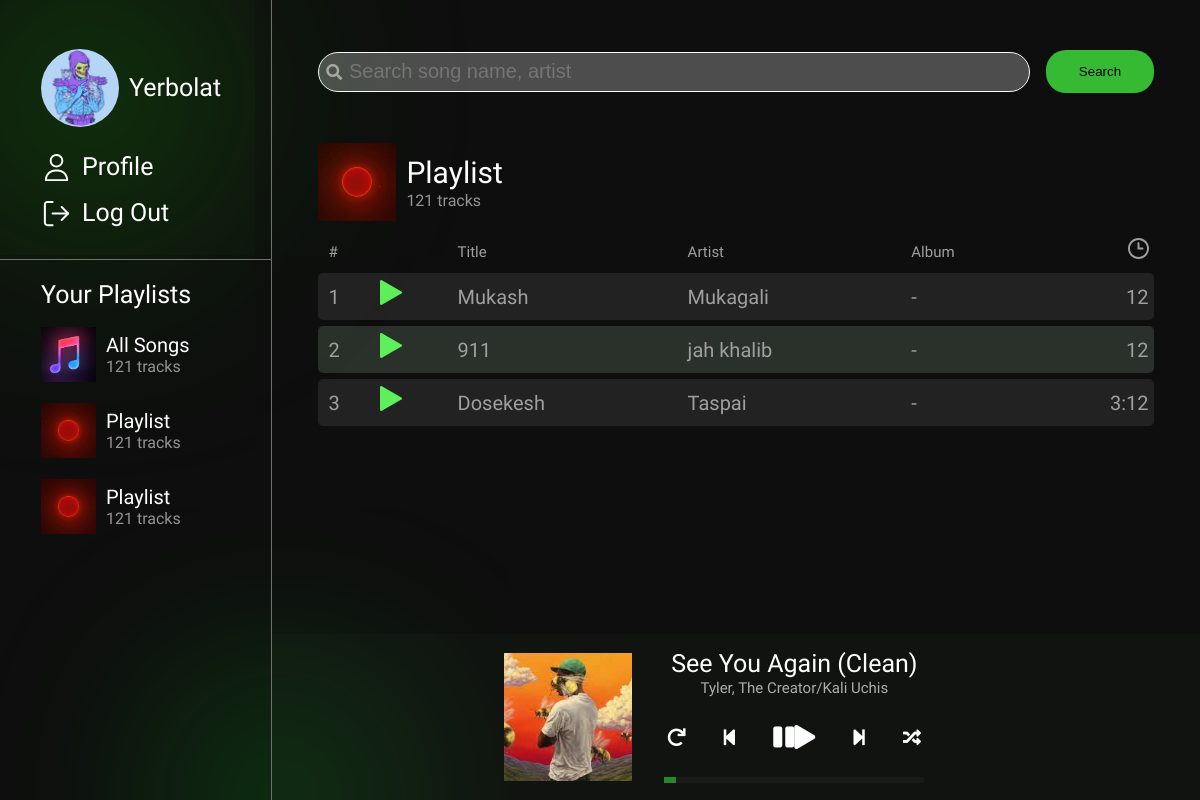
The page / on the database its author committed.
### tyndama/models.py (models this page shows, shortened)
class Music(models.Model):
    song_id = models.AutoField(primary_key=True)
    name = models.CharField(max_length=255)
    singer = models.CharField(max_length=255)
    tags = models.CharField(max_length=255)
    image = models.ImageField(upload_to='images_1')
    song = models.FileField(upload_to='images_1')
    album = models.CharField(max_length=255, default="-")
    time = models.CharField(max_length=50)

### tyndama/views.py (the view)
# urls.py: 2. Add a URL to urlpatterns:  path('', views.home, name='home')
def home(request):
    music = Music.objects.all()
    return render(request, 'tyndama/home.html', {'music' : music})

### templates/tyndama/home.html (shortened to what this page needs)
<!doctype html>
{% load static %}
<html lang="en">
<head>
    <link rel="stylesheet" href="{% static 'tyndama/css/styles.css' %}">
    <link rel="stylesheet" href="https://cdnjs.cloudflare.com/ajax/libs/font-awesome/5.15.2/css/all.min.css"
/>
</head>
<body>
<div class="nav">
    <div class="info">
        <div class="profile-info">
            <div class="avatar" style="background-image: url('{% static 'tyndama/img/g9DlTPEgG_s.jpg' %}');"></div>
            <h4 class="name">Yerbolat</h4>
        </div>
        <div class="buttons">
            <a href="">
                <img src="{% static 'tyndama/img/profile.svg' %}" alt="">
                <span>Profile</span>
            </a>
            <a href="">
                <img src="{% static 'tyndama/img/logout.svg' %}" alt="">
                <span>Log Out</span>
            </a>
        </div>
    </div>
    <div class="playlists">
        <h4>Your Playlists</h4>
        <div class="playlist">
            <div class="img-wrapper" style="background-image: url('{% static 'tyndama/img/img.png' %}')"></div>
            <div class="playlist-info">
                <p class="title">All Songs</p>
                <p class="num-of-tracks">121 tracks</p>
            </div>
        </div>
        <div class="playlist">
            <div class="img-wrapper" style="background-image: url('{% static 'tyndama/img/PKQqPbaUp6s.jpg' %}')"></div>
            <div class="playlist-info">
                <p class="title">Playlist</p>
                <p class="num-of-tracks">121 tracks</p>
            </div>
        </div>
        <div class="playlist">
            <div class="img-wrapper" style="background-image: url('{% static 'tyndama/img/PKQqPbaUp6s.jpg' %}')"></div>
            <div class="playlist-info">
                <p class="title">Playlist</p>
                <p class="num-of-tracks">121 tracks</p>
            </div>
        </div>
    </div>
</div>
<div class="content">
    <div class="top-block">
        <div class="search">
            <form>
                <input type="search" class="search-input" placeholder="Search song name, artist"
                       aria-label="search vault">
                <i class="fas fa-search search-icon" aria-hidden="true"></i>
                <button type="submit" class="search-button">Search</button>
            </form>
        </div>
        <div class="curr-playlist">
            <div class="img-wrapper big"
                 style="background-image: url('{% static 'tyndama/img/PKQqPbaUp6s.jpg' %}')"></div>
            <div class="playlist-info mr">
                <p class="big-title">Playlist</p>
                <p class="big-num-of-tracks">121 tracks</p>
            </div>
        </div>
    </div>
    <div class="mid-block">
        <table id="playlist" class="no-select">
            <thead>
            <th>#</th>
            <th></th>
            <th>Title</th>
            <th>Artist</th>
            <th>Album</th>
            <th>
                <img src="{% static 'tyndama/img/clock.svg' %}" alt="time">
            </th>
            </thead>
            <tbody>
            {% for i in music %}
                <tr>
                    <td>{{ i.song_id }}</td>
                    <td><img src="{% static 'tyndama/img/play.svg' %}" alt=""></td>
                    <td>{{ i.name }}</td>
                    <td>{{ i.singer }}</td>
                    <td>{{ i.album }}</td>
                    <td>{{ i.time }}</td>
                </tr>
            {% endfor %}
            </tbody>
        </table>
    </div>
    <div class="bottom-block">
        <div class="player">
            <div class="album-image" style="background-image: url('{% static 'tyndama/img/img_1.png' %}')"></div>
            <div class="control-panel">
                <p class="player-title">
                    See You Again (Clean)
                </p>
                <p class="artist">
                    Tyler, The Creator/Kali Uchis
                </p>
                <div class="control">
                    <div class="btn btn-repeat">
                        <i class="fas fa-redo"></i>
                    </div>
                    <div class="btn btn-prev">
                        <i class="fas fa-step-backward"></i>
                    </div>
                    <div class="btn btn-toggle-play">
                        <i class="fas fa-pause icon-pause"></i>
                        <i class="fas fa-play icon-play"></i>
                    </div>
                    <div class="btn btn-next">
                        <i class="fas fa-step-forward"></i>
                    </div>
                    <div class="btn btn-random">
                        <i class="fas fa-random"></i>
                    </div>
                </div>
                <input id="progress" class="progress" type="range" value="0" step="1" min="0" max="100">
            </div>
        </div>
    </div>
</div>
</body>
</html>

### rows shown on the page
Music: song_id "1", name "Mukash", singer "Mukagali", album "-", time "12"
Music: song_id "2", name "911", singer "jah khalib", album "-", time "12"
Music: song_id "3", name "Dosekesh", singer "Taspai", album "-", time "3:12"
